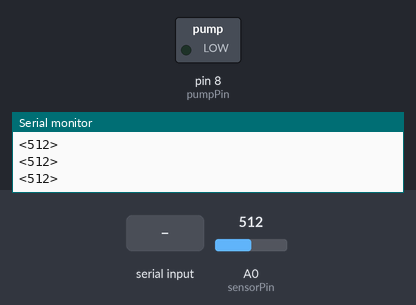
A sketch run on a simulated Arduino Uno, built with avr-gcc and run on an emulated ATmega328P. Parts: switched loads named in the sketch (green lamp = pin HIGH), the last lines printed to the serial monitor. The inputs (shaded band) are chosen by the test bench; at power-on: A0 (sensorPin) = 512.

Above: at 1.2 s.
1.3 s: "1" received over Serial
At 2.7 s:
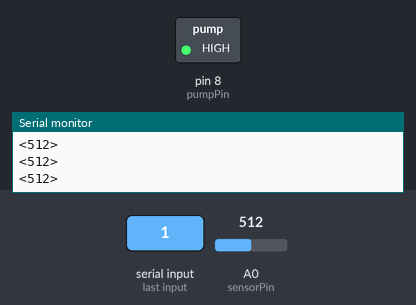
3.0 s: "Q" received over Serial
At 3.9 s:
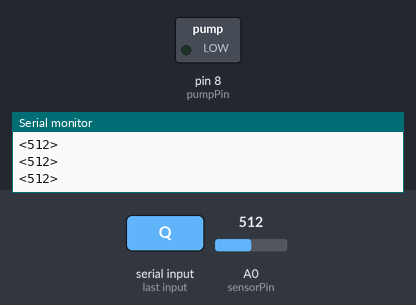
Timing chart, 0 to 6.0 s (numbered marks = the images above; inputs shaded):
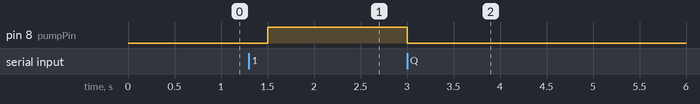

Measured:
- after the input at 1.3 s, pin 8 (pumpPin): LOW → HIGH after 0.20 s
- after the input at 3.0 s, pin 8 (pumpPin): HIGH → LOW at once

The sketch:

arduino_code.ino
```cpp
const int sensorPin = A0;
const int pumpPin = 8;
bool hardwareActive = true;
int lastPumpState = -1; // To track changes

void setup() {
  Serial.begin(9600);
  pinMode(pumpPin, OUTPUT);
  digitalWrite(pumpPin, LOW);
}

void loop() {
  if (Serial.available() > 0) {
    char cmd = Serial.read();

    if (cmd == 'A') hardwareActive = true;
    if (cmd == 'Q') { hardwareActive = false; digitalWrite(pumpPin, LOW); }

    if (hardwareActive) {
      // Only change the pin if the command is different from current state
      if (cmd == '1' && lastPumpState != 1) {
        digitalWrite(pumpPin, HIGH);
        lastPumpState = 1;
      }
      else if (cmd == '0' && lastPumpState != 0) {
        digitalWrite(pumpPin, LOW);
        lastPumpState = 0;
      }
    }
  }

  if (hardwareActive) {
    int sensorValue = analogRead(sensorPin);
    // Send with a clear start and end character
    Serial.print("<");
    Serial.print(sensorValue);
    Serial.println(">");
  }

  delay(500);
}
```
